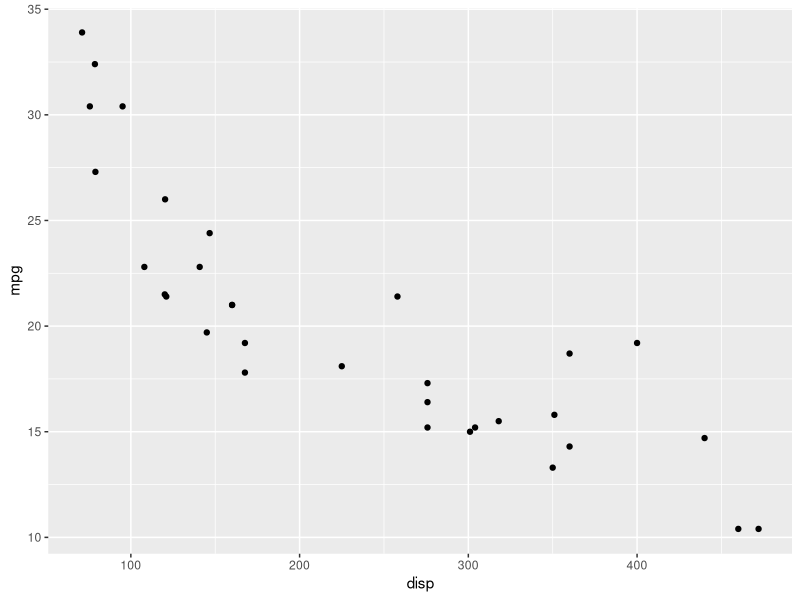
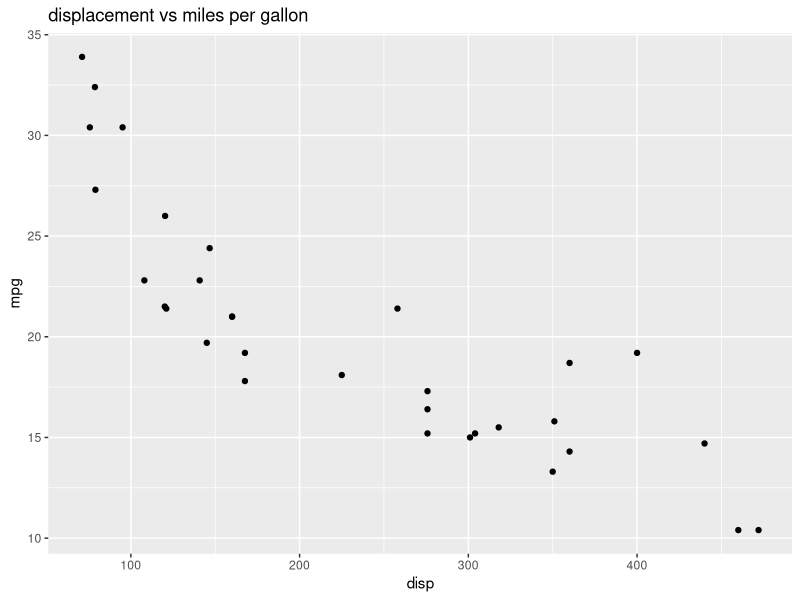
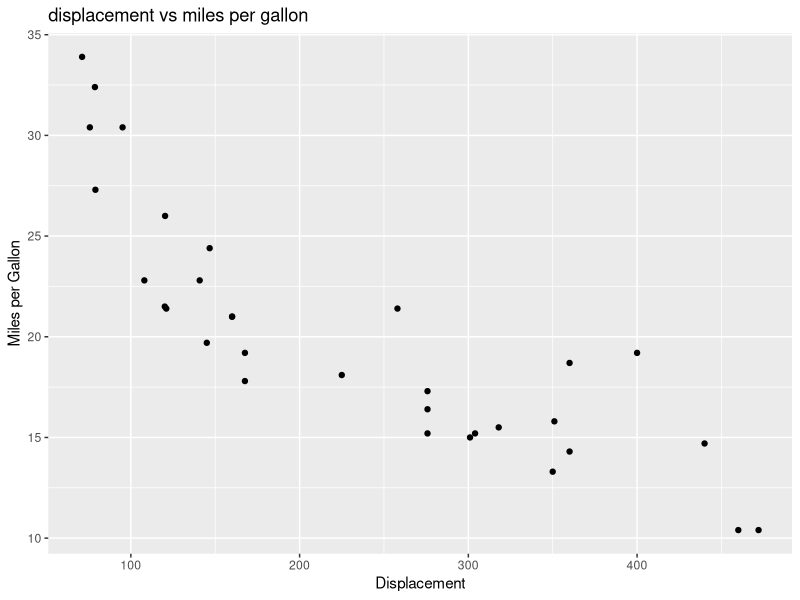
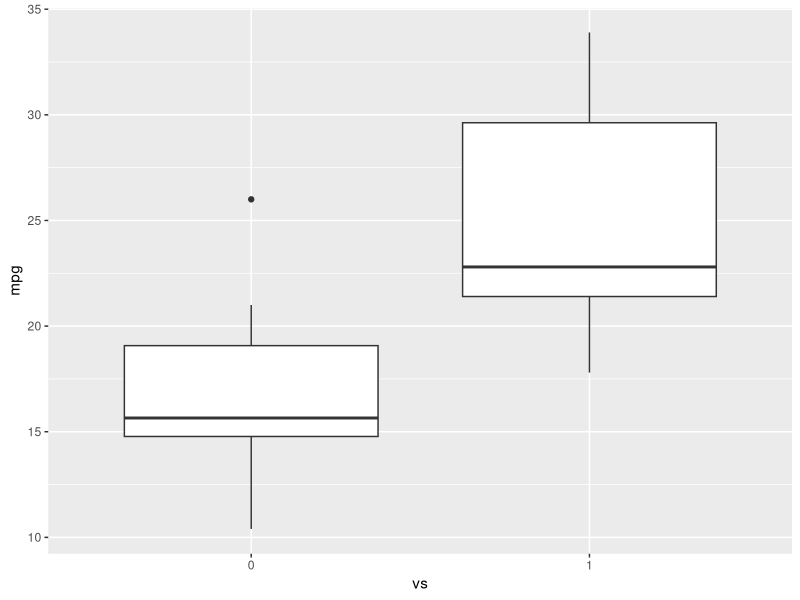
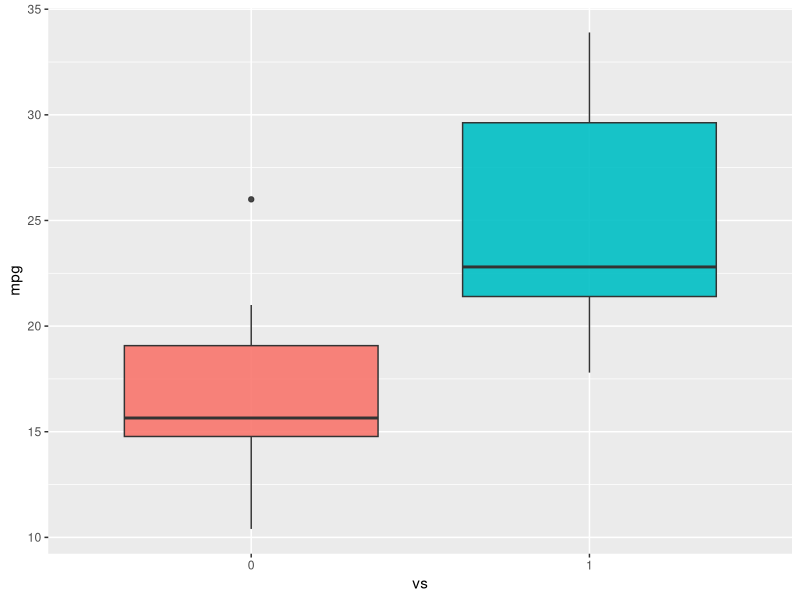
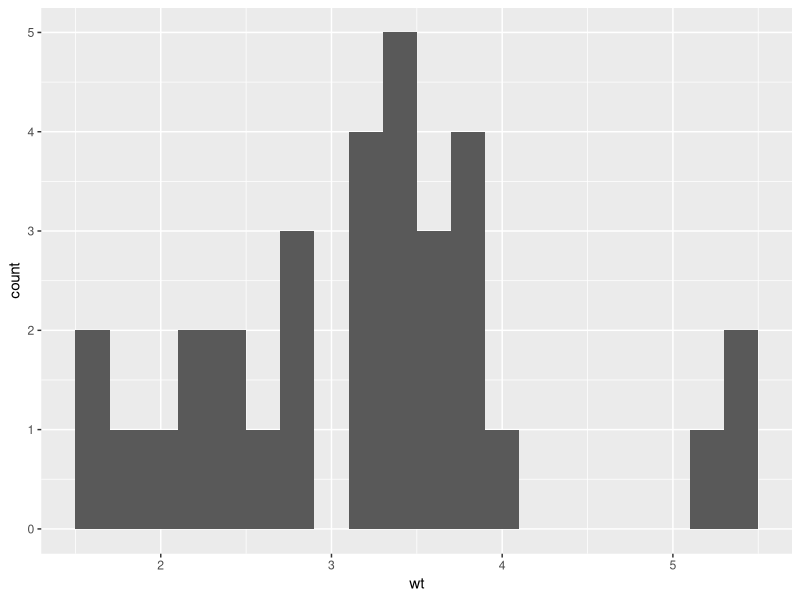

The R source for these figures, in order:
library(datasets)
# Load Data
data(mtcars)
# View first 5 rows
head(mtcars, 5)
?mtcars

#load ggplot package
library(ggplot2)
# create a scatterplot of displacement (disp) and miles per gallon (mpg)
ggplot(aes(x=disp,y=mpg,),data=mtcars)+geom_point()
ggplot(aes(x=disp,y=mpg,),data=mtcars)+geom_point()+ggtitle("displacement vs miles per gallon")

ggplot(aes(x=disp,y=mpg,),data=mtcars)+geom_point()+ggtitle("displacement vs miles per gallon") + labs(x = "Displacement", y = "Miles per Gallon")

#make vs a factor
mtcars$vs <- as.factor(mtcars$vs)
# create boxplot of the distribution for v-shaped and straight Engine
ggplot(aes(x=vs, y=mpg), data = mtcars) + geom_boxplot()

#Add color to the boxplots to help differentiate:
ggplot(aes(x=vs, y=mpg, fill = vs), data = mtcars) + 
  geom_boxplot(alpha=0.9) +
  theme(legend.position="none")

#Finally, let us create the histogram of weight wt.
ggplot(aes(x=wt),data=mtcars) + geom_histogram(binwidth=0.2)
?mtcars
